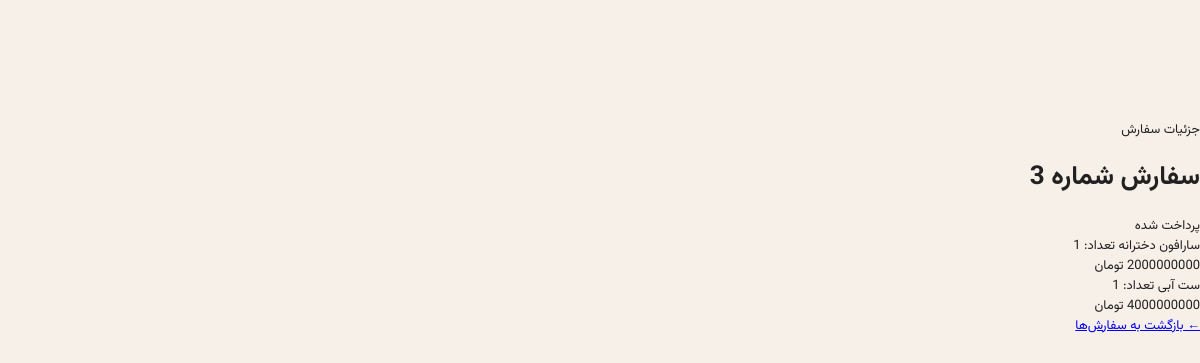
Page /user/dashboard/order/3 (signed in) on the committed database.
### models/cart.py (models this page shows, shortened)
class Cart(db.Model):
    __tablename__="carts"
    id=Column(Integer,primary_key=True)
    user_id=Column(Integer,ForeignKey('users.id') , nullable=False)
    status=Column(String,default="pending")
    user = db.relationship("User", backref=backref("carts", lazy="dynamic"))
    def get_status_persian(self):
        if self.status=="pending":
            return "در انتظار پرداخت (سبد خرید)"
        if self.status == "paid":
            return "پرداخت شده"
        if self.status == "sent":
            return "ارسال شده "
        if self.status == "rejected":
            return "رد شده "

### models/cart_item.py (models this page shows)
class CartItem(db.Model):
    __tablename__ = "cart_items"
    id = Column(Integer, primary_key=True)
    cart_id = Column(Integer, ForeignKey('carts.id'), nullable=False)
    product_id = Column(Integer, ForeignKey('products.id'), nullable=False)
    price=Column(Integer)
    quantity =Column(Integer)
    product = db.relationship("Product", backref=backref("cart_items",lazy="dynamic"))
    cart = db.relationship("Cart", backref=backref("cart_items",lazy="dynamic"))

### models/product.py (models this page shows)
class Product(db.Model):
    __tablename__ = "products"
    id = Column(Integer, primary_key=True)
    name = Column(String, unique=True, nullable=False, index=True)
    price = Column(Integer, nullable=False, index=True)
    description = Column(String, nullable=False, index=True)
    active = Column(Integer, nullable=False, index=True)
    category_id = Column(
        Integer,
        ForeignKey("categories.id"),
        nullable=True
    )
    category = db.relationship(
        "Category",
        back_populates="products"
    )

### blueprints/user.py (the view)
@app.route('/user/dashboard/order/<id>', methods=['GET'])
@login_required
def order(id):
    cart= current_user.carts.filter(Cart.id==id).first_or_404()
    return render_template('user/order.html', cart=cart)

### app.py (called while the page is built)
@login_manager.user_loader
def load_user(user_id):
    return User.query.get(int(user_id))

### templates/user/order.html (shortened to what this page needs)
{% extends 'base.html' %}
{% block body %}
<div class="order-detail-container">
    <div class="order-detail-card">
        <div class="order-detail-header">
            <span class="order-detail-label">جزئیات سفارش</span>
            <h1>سفارش شماره {{ cart.id }}</h1>
            <div class="order-detail-status">
                {{ cart.get_status_persian() }}
            </div>
        </div>
        <div class="order-items">
            {% for item in cart.cart_items %}
            <div class="order-item">
                <div class="order-item-info">
                    <span class="order-item-title">
                        {{ item.product.name }}
                    </span>
                    <span class="order-item-quantity">
                        تعداد: {{ item.quantity }}
                    </span>
                </div>
                <div class="order-item-price">
                    {{ item.price }} تومان
                </div>
            </div>
            {% endfor %}
        </div>
        <div class="order-detail-footer">
            <a href="{{ url_for('user.dashboard') }}" class="back-dashboard-btn">
                ← بازگشت به سفارش‌ها
            </a>
        </div>
    </div>
</div>
{% endblock %}

### static/css/index.css (style rules this page uses)
body { padding: 0; margin: 0; font-size: 13px; background: #f7f0e8; color: #212121; padding-top: 120px; font-family:Vazirmatn; }
html, body { margin: 0; padding: 0; height: 100%; }
body { padding-top: 120px; font-size: 13px; background: #f7f0e8; color: #212121; font-family: 'Vazirmatn', sans-serif; box-sizing: border-box; }

### rows in the picture
Cart: id "3", get_status_persian "پرداخت شده"
CartItem: product.name "سارافون دخترانه", quantity "1"
CartItem: product.name "ست آبی", quantity "1"
